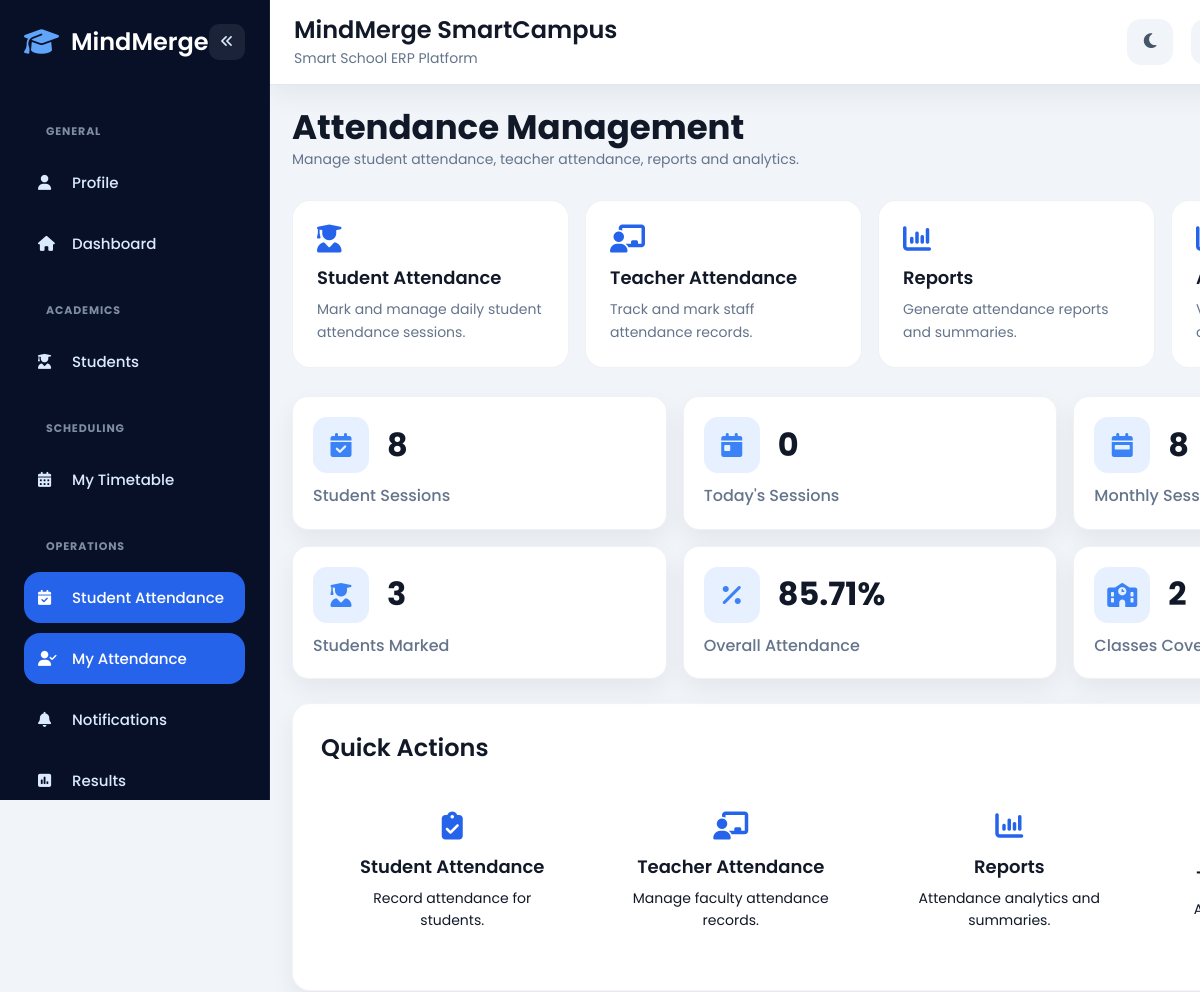
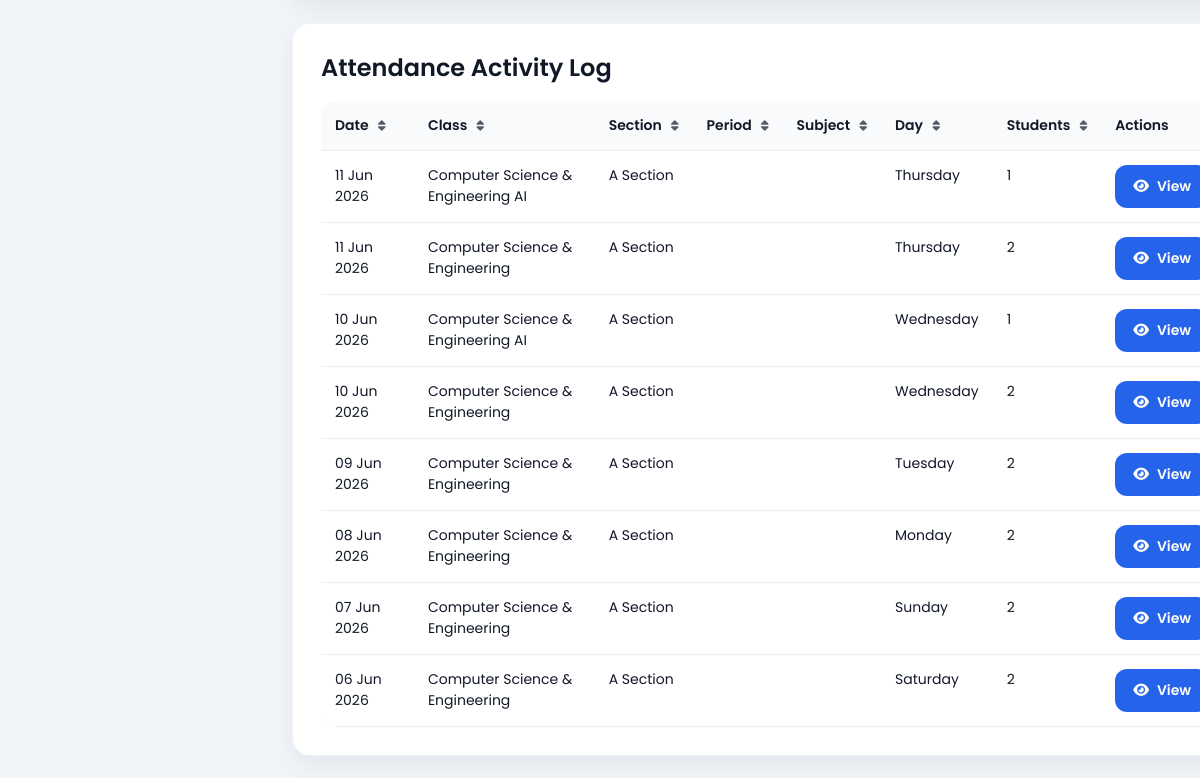
Page /attendance/index.php (signed in) on the committed database (2 pictures, top to bottom).
### tables this page shows
CREATE TABLE `attendance` (
  `attendance_id` int(11) NOT NULL,
  `class_id` int(11) NOT NULL,
  `section_id` int(11) NOT NULL,
  `attendance_date` date NOT NULL,
  `remarks` text DEFAULT NULL,
  `created_by` int(11) DEFAULT NULL,
  `created_at` timestamp NOT NULL DEFAULT current_timestamp(),
  `period_id` int(11) DEFAULT NULL,
  `subject_id` int(11) DEFAULT NULL,
  `teacher_assignment_id` int(11) DEFAULT NULL,
  `attendance_day` varchar(20) DEFAULT NULL,
  `updated_at` timestamp NULL DEFAULT NULL ON UPDATE current_timestamp(),
  `attendance_mode` enum('daily','period') NOT NULL DEFAULT 'period'
);

CREATE TABLE `classes` (
  `class_id` int(11) NOT NULL,
  `class_code` varchar(20) DEFAULT NULL,
  `class_name` varchar(50) NOT NULL,
  `description` text DEFAULT NULL,
  `status` enum('active','inactive') DEFAULT 'active',
  `created_at` timestamp NOT NULL DEFAULT current_timestamp()
);

CREATE TABLE `sections` (
  `section_id` int(11) NOT NULL,
  `class_id` int(11) NOT NULL,
  `section_code` varchar(50) NOT NULL,
  `section_name` varchar(100) NOT NULL,
  `capacity` int(11) DEFAULT 50,
  `status` enum('active','inactive') DEFAULT 'active',
  `created_at` timestamp NOT NULL DEFAULT current_timestamp()
);

### config/permissions.php (called while the page is built, shortened)
<?php
function hasPermission(string $module, string $action): bool
{
    $role = strtolower($_SESSION['permission_role'] ?? ($_SESSION['user']['role'] ?? ''));
    $key = strtolower(trim($module)) . '.' . strtolower(trim($action));
    return !empty($_SESSION['permission_map'][$key]);
}
function canView(string $module): bool
{
    return hasPermission($module, 'view');
}

### attendance/index.php (the view, shortened to what this page needs)
    <?php
    include('../config/db.php');
    $total_sessions = mysqli_fetch_assoc(
    mysqli_query(
    $conn,
    "SELECT COUNT(*) total
    FROM attendance"
    )
    )['total'];
    $today_sessions = mysqli_fetch_assoc(
    mysqli_query(
    $conn,
    "SELECT COUNT(*) total
    FROM attendance
    WHERE attendance_date = CURDATE()"
    )
    )['total'];
    $this_month_sessions = mysqli_fetch_assoc(
    mysqli_query(
    $conn,
    "SELECT COUNT(*) total
    FROM attendance
    WHERE
    MONTH(attendance_date)=MONTH(CURDATE())
    AND
    YEAR(attendance_date)=YEAR(CURDATE())"
    )
    )['total'];
    $students_covered = mysqli_fetch_assoc(
    mysqli_query(
    $conn,
    "SELECT COUNT(DISTINCT student_id) total
    FROM attendance_records"
    )
    )['total'];
    $recent_attendance = mysqli_query(
    $conn,
    "SELECT
    a.*,
    c.class_name,
    s.section_name,
    p.period_name,
    sub.subject_name
    FROM attendance a
    LEFT JOIN classes c
    ON a.class_id = c.class_id
    LEFT JOIN sections s
    ON a.section_id = s.section_id
    LEFT JOIN periods p
    ON a.period_id = p.period_id
    LEFT JOIN subjects sub
    ON a.subject_id = sub.subject_id
    ORDER BY
    a.attendance_date DESC,
    a.attendance_id DESC
    LIMIT 20"
    );
    $attendance_counts = [];
    $count_query = mysqli_query(
    $conn,
    "SELECT
    attendance_id,
    COUNT(*) total
    FROM attendance_records
    GROUP BY attendance_id"
    );
    while(
    $count_row =
    mysqli_fetch_assoc(
    $count_query
    )
    ){
    $attendance_counts[
    $count_row['attendance_id']
    ] = $count_row['total'];
    }
 $overall_present = mysqli_fetch_assoc(
mysqli_query(
$conn,
"SELECT COUNT(*) total
FROM attendance_records
WHERE status != 'absent'"
)
)['total'];
$overall_total = mysqli_fetch_assoc(
mysqli_query(
$conn,
"SELECT COUNT(*) total
FROM attendance_records"
)
)['total'];
$overall_attendance_rate = 0;
if($overall_total > 0){
$overall_attendance_rate = round(
($overall_present / $overall_total) * 100,
2
);
}
    $classes_covered = mysqli_fetch_assoc(
        mysqli_query(
            $conn,
            "SELECT
            COUNT(DISTINCT class_id) total
            FROM attendance"
        )
    )['total'];
    ?>
    <!DOCTYPE html>
    <html lang="en">
    <head>
    <link rel="stylesheet" href="../assets/css/global.css">
    <link rel="stylesheet" href="../assets/css/layout.css">
    <link rel="stylesheet" href="../assets/css/components.css">
    <link rel="stylesheet" href="../assets/css/portals.css">
    <link
    rel="stylesheet"
    href="https://cdnjs.cloudflare.com/ajax/libs/font-awesome/6.5.1/css/all.min.css">
    </head>
    <body>
    <div class="app-layout">
    <?php include('../partials/sidebar.php'); ?>
    <div class="main-content">
    <?php include('../partials/topbar.php'); ?>
    <div class="page-content">
    <div class="page-header">
    <div>
    <h1>
    Attendance Management
    </h1>
    <p>
    Manage student attendance, teacher attendance, reports and analytics.
    </p>
    </div>
    </div>
    <div class="attendance-hub-grid">
    <a href="mark.php" class="hub-card">
    <i class="fa-solid fa-user-graduate"></i>
    <h3>Student Attendance</h3>
    <p>Mark and manage daily student attendance sessions.</p>
    </a>
    <?php if (canView('teacher_attendance')) { ?>
    <a href="teacher/index.php" class="hub-card">
    <i class="fa-solid fa-chalkboard-user"></i>
    <h3>Teacher Attendance</h3>
    <p>Track and mark staff attendance records.</p>
    </a>
    <?php } ?>
    <a href="report.php" class="hub-card">
    <i class="fa-solid fa-chart-column"></i>
    <h3>Reports</h3>
    <p>Generate attendance reports and summaries.</p>
    </a>
    <a href="index.php#analytics" class="hub-card">
    <i class="fa-solid fa-chart-line"></i>
    <h3>Analytics</h3>
    <p>View institution-wide attendance analytics.</p>
    </a>
    </div>
    <div class="dashboard-grid attendance-stats-grid">
    <div class="dashboard-card stat-card">
    <div class="stat-top">
    <div class="card-icon">
    <i class="fa-solid fa-calendar-check"></i>
    </div>
    <h3>
    <?php echo $total_sessions; ?>
    </h3>
    </div>
    <p>
    Student Sessions
    </p>
    </div>
    <div class="dashboard-card stat-card">
    <div class="stat-top">
    <div class="card-icon">
    <i class="fa-solid fa-calendar-day"></i>
    </div>
    <h3>
    <?php echo $today_sessions; ?>
    </h3>
    </div>
    <p>
    Today's Sessions
    </p>
    </div>
    <div class="dashboard-card stat-card">
    <div class="stat-top">
    <div class="card-icon">
    <i class="fa-solid fa-calendar-week"></i>
    </div>
    <h3>
    <?php echo $this_month_sessions; ?>
    </h3>
    </div>
    <p>
    Monthly Sessions
    </p>
    </div>
    <div class="dashboard-card stat-card">
    <div class="stat-top">
    <div class="card-icon">
    <i class="fa-solid fa-user-graduate"></i>
    </div>
    <h3>
    <?php echo $students_covered; ?>
    </h3>
    </div>
    <p>
    Students Marked
    </p>
    </div>
    <div class="dashboard-card stat-card">
    <div class="stat-top">
    <div class="card-icon">
    <i class="fa-solid fa-percent"></i>
    </div>
    <h3>
    <?php echo $overall_attendance_rate; ?>%
    </h3>
    </div>
    <p>
    Overall Attendance
    </p>
    </div>
    <div class="dashboard-card stat-card">
    <div class="stat-top">
    <div class="card-icon">
    <i class="fa-solid fa-school"></i>
    </div>
    <h3>
    <?php echo $classes_covered; ?>
    </h3>
    </div>
    <p>
    Classes Covered
    </p>
    </div>
    </div>
    <div class="dashboard-section">
        <div class="section-header">
            <h2>
                Quick Actions
            </h2>
        </div>
        <div class="quick-actions">
            <a
                href="mark.php"
                class="action-card"
            >
                <i class="fa-solid fa-clipboard-check"></i>
                <h3>
                    Student Attendance
                </h3>
                <p>
                    Record attendance for students.
                </p>
            </a>
            <a
    href="teacher/index.php"
    class="action-card"
    >
    <i class="fa-solid fa-chalkboard-user"></i>
    <h3>
    Teacher Attendance
    </h3>
    <p>
    Manage faculty attendance records.
    </p>
    </a>
            <a
                href="report.php"
                class="action-card"
            >
                <i class="fa-solid fa-chart-column"></i>
                <h3>
                    Reports
                </h3>
                <p>
                    Attendance analytics and summaries.
                </p>
            </a>
            <a
                href="report.php?date_from=<?php echo date('Y-m-d'); ?>&date_to=<?php echo date('Y-m-d'); ?>"
                class="action-card"
            >
                <i class="fa-solid fa-calendar-day"></i>
                <h3>
                </h3>
                <p>
                    Attendance marked today.
                </p>
            </a>
        </div>
    </div>
    <div
    class="dashboard-section"
    id="recentAttendance"
    >
    <div class="section-header">
    <h2>
    Attendance Activity Log
    </h2>
    </div>
    <div
    class="table-responsive attendance-table-wrapper"
    >
    <table class="data-table sortable-table custom-table">
    <thead>
    <tr>
    <th data-sort="true">
    Date
    <i class="fa-solid fa-sort"></i>
    </th>
    <th data-sort="true">
    Class
    <i class="fa-solid fa-sort"></i>
    </th>
    <th data-sort="true">
    Section
    <i class="fa-solid fa-sort"></i>
    </th>
    <th data-sort="true">
    Period
    <i class="fa-solid fa-sort"></i>
    </th>
    <th data-sort="true">
    Subject
    <i class="fa-solid fa-sort"></i>
    </th>
    <th data-sort="true">
    Day
    <i class="fa-solid fa-sort"></i>
    </th>
    <th data-sort="true">
    Students
    <i class="fa-solid fa-sort"></i>
    </th>
    <th>
    Actions
    </th>
    </tr>
    </thead>
    <tbody>
    <?php
    if(mysqli_num_rows($recent_attendance) > 0){
    while($row = mysqli_fetch_assoc($recent_attendance)){
    $student_count =
    $attendance_counts[
    $row['attendance_id']
    ]
    ??
    0;
    ?>
    <tr>
    <td
    data-value="<?php echo strtotime($row['attendance_date']); ?>"
    >
    <?php
    echo date(
    'd M Y',
    strtotime(
    $row['attendance_date']
    )
    );
    ?>
    </td>
    <td>
    <?php
    echo htmlspecialchars(
    $row['class_name']
    );
    ?>
    </td>
    <td>
    <?php
    echo htmlspecialchars(
    $row['section_name']
    );
    ?>
    </td>
    <td>
    </td>
    <td>
    </td>
    <td>
    <?php
    echo htmlspecialchars(
    ucfirst($row['attendance_day'])
    );
    ?>
    </td>
    <td
    data-value="<?php echo $student_count; ?>"
    >
    <?php echo $student_count; ?>
    </td>
    <td>
    <div
    style="
    display:flex;
    gap:6px;
    flex-wrap:nowrap;
    white-space:nowrap;
    ">
    <a
    href="view.php?attendance_id=<?php echo $row['attendance_id']; ?>"
    class="btn btn-primary">
    <i class="fa-solid fa-eye"></i>
    View
    </a>
    </div>
    </td>
    </tr>
    <?php
    }
    }
    ?>
    </tbody>
    </table>
    </div>
    </div>
    </div>
    </div>
    </div>
    </body>
    </html>

### rows in the picture
attendance: attendance_date "11 Jun 2026", class.class_name "Computer Science & Engineering AI", section.section_name "A Section", attendance_day "Thursday", attendance_id "1"
attendance: attendance_date "11 Jun 2026", class.class_name "Computer Science & Engineering", section.section_name "A Section", attendance_day "Thursday", attendance_id "2"
attendance: attendance_date "10 Jun 2026", class.class_name "Computer Science & Engineering AI", section.section_name "A Section", attendance_day "Wednesday", attendance_id "1"
attendance: attendance_date "10 Jun 2026", class.class_name "Computer Science & Engineering", section.section_name "A Section", attendance_day "Wednesday", attendance_id "2"
attendance: attendance_date "09 Jun 2026", class.class_name "Computer Science & Engineering", section.section_name "A Section", attendance_day "Tuesday", attendance_id "2"
attendance: attendance_date "08 Jun 2026", class.class_name "Computer Science & Engineering", section.section_name "A Section", attendance_day "Monday", attendance_id "2"
attendance: attendance_date "07 Jun 2026", class.class_name "Computer Science & Engineering", section.section_name "A Section", attendance_day "Sunday", attendance_id "2"
attendance: attendance_date "06 Jun 2026", class.class_name "Computer Science & Engineering", section.section_name "A Section", attendance_day "Saturday", attendance_id "2"

### other values in the picture
$group['label'] "GENERAL"
$config['label'] "Profile"
$config['label'] "Dashboard"
$group['label'] "ACADEMICS"
$config['label'] "Students"
$group['label'] "SCHEDULING"
$config['label'] "My Timetable"
$group['label'] "OPERATIONS"
$config['label'] "Student Attendance"
$config['label'] "My Attendance"
$config['label'] "Notifications"
$config['label'] "Results"
$total_sessions "8"
$today_sessions "0"
$this_month_sessions "8"
